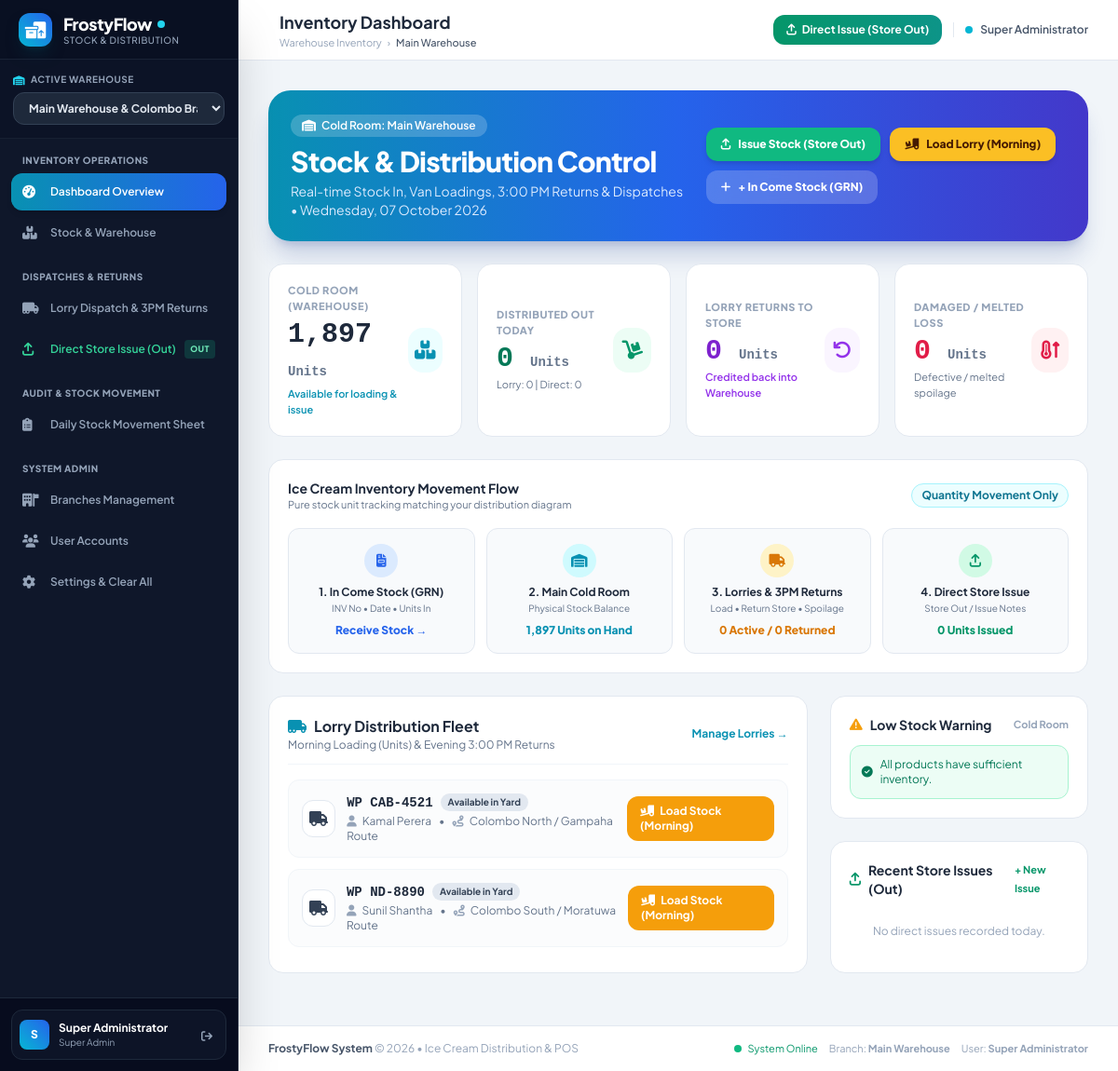
The page /dashboard.php (signed in) on the database as committed earlier.
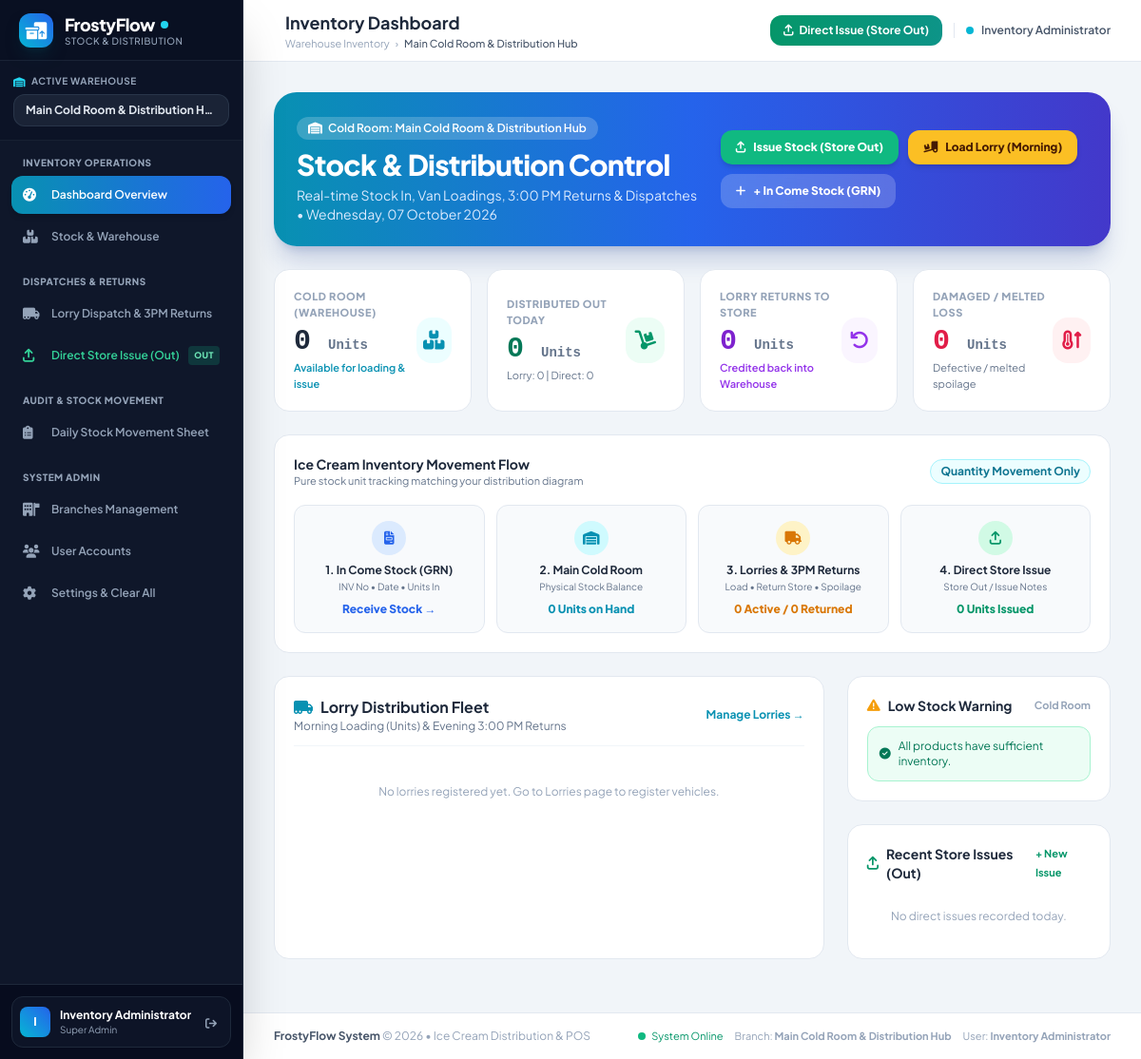
The same page on the database as committed later.
### tables this page shows
CREATE TABLE IF NOT EXISTS `lorries` (
    `id` INT AUTO_INCREMENT PRIMARY KEY,
    `branch_id` INT NOT NULL,
    `plate_no` VARCHAR(50) NOT NULL UNIQUE,
    `driver_name` VARCHAR(100) NOT NULL,
    `contact_no` VARCHAR(50) NULL,
    `route_name` VARCHAR(100) NULL,
    `status` ENUM('available', 'on_route', 'maintenance') DEFAULT 'available',
    `created_at` TIMESTAMP DEFAULT CURRENT_TIMESTAMP
);

CREATE TABLE IF NOT EXISTS `branches` (
    `id` INT AUTO_INCREMENT PRIMARY KEY,
    `name` VARCHAR(100) NOT NULL,
    `code` VARCHAR(20) NOT NULL UNIQUE,
    `address` VARCHAR(255) NULL,
    `phone` VARCHAR(50) NULL,
    `created_at` TIMESTAMP DEFAULT CURRENT_TIMESTAMP
);

### config/auth.php (called while the page is built, shortened)
<?php
function isLoggedIn() {
    return isset($_SESSION['user_id']) && !empty($_SESSION['user_id']);
}
function currentUser() {
    return [
        'id' => $_SESSION['user_id'],
        'name' => $_SESSION['user_name'] ?? 'User',
        'username' => $_SESSION['user_username'] ?? '',
        'role' => $_SESSION['user_role'] ?? 'cashier',
        'branch_id' => $_SESSION['active_branch_id'] ?? ($_SESSION['user_branch_id'] ?? 1),
        'assigned_branch_id' => $_SESSION['user_branch_id'] ?? 1,
        'branch_name' => $_SESSION['active_branch_name'] ?? 'Colombo Branch'
    ];
}

### dashboard.php (the view, shortened to what the changed rows need)
<?php
$pageTitle = "Inventory Dashboard";
require_once __DIR__ . '/config/auth.php';
$user = currentUser();
$branchId = $user['branch_id'];
$today = date('Y-m-d');
$stmt = $pdo->prepare("SELECT COALESCE(SUM(quantity), 0) FROM branch_stock WHERE branch_id = ?");
$stmt->execute([$branchId]);
$totalStoreStock = intval($stmt->fetchColumn());
$stmt = $pdo->prepare("SELECT l.*,
    (SELECT ld.status FROM lorry_dispatches ld WHERE ld.lorry_id = l.id AND ld.dispatch_date = ? ORDER BY ld.id DESC LIMIT 1) as today_status,
    (SELECT ld.id FROM lorry_dispatches ld WHERE ld.lorry_id = l.id AND ld.dispatch_date = ? ORDER BY ld.id DESC LIMIT 1) as active_dispatch_id,
    (SELECT ld.total_loaded_qty FROM lorry_dispatches ld WHERE ld.lorry_id = l.id AND ld.dispatch_date = ? ORDER BY ld.id DESC LIMIT 1) as today_loaded
    FROM lorries l WHERE l.branch_id = ? ORDER BY l.id ASC");
$stmt->execute([$today, $today, $today, $branchId]);
$branchLorries = $stmt->fetchAll();
require_once __DIR__ . '/includes/header.php';
?>
<div class="mb-6 bg-gradient-to-r from-cyan-600 via-blue-600 to-indigo-700 rounded-3xl p-6 text-white shadow-xl shadow-blue-900/20">
    <div class="flex flex-col md:flex-row md:items-center md:justify-between gap-4">
        <div>
            <div class="inline-flex items-center gap-1.5 px-3 py-1 rounded-full bg-white/20 backdrop-blur-md text-xs font-semibold mb-2">
                <i class="fa-solid fa-warehouse"></i> Cold Room: <?= htmlspecialchars($user['branch_name']) ?>
            </div>
            <h1 class="text-2xl sm:text-3xl font-black tracking-tight">Stock & Distribution Control</h1>
            <p class="text-blue-100 text-xs sm:text-sm mt-1">Real-time Stock In, Van Loadings, 3:00 PM Returns & Dispatches &bull; <?= date('l, d F Y') ?></p>
        </div>
    </div>
</div>
<div class="grid grid-cols-1 sm:grid-cols-2 lg:grid-cols-4 gap-4 mb-6">
    <div class="bg-white rounded-2xl p-5 border border-slate-200 shadow-xs flex items-center justify-between">
        <div>
            <p class="text-[11px] font-extrabold uppercase tracking-wider text-slate-400">Cold Room (Warehouse)</p>
            <h3 class="text-3xl font-black text-slate-800 mt-1 font-mono"><?= number_format($totalStoreStock) ?> <span class="text-sm font-semibold text-slate-500">Units</span></h3>
            <p class="text-[11px] text-cyan-600 mt-0.5 font-semibold">Available for loading & issue</p>
        </div>
    </div>
</div>
<div class="mb-6 bg-white border border-slate-200 rounded-2xl p-5 shadow-xs">
    <div class="grid grid-cols-2 md:grid-cols-4 gap-3 text-center">
        <a href="stock.php" class="p-4 rounded-xl bg-slate-50 hover:bg-cyan-50 border border-slate-200 hover:border-cyan-300 transition-all group">
            <div class="w-9 h-9 mx-auto rounded-full bg-cyan-100 text-cyan-600 flex items-center justify-center mb-2 group-hover:scale-110 transition-transform">
                <i class="fa-solid fa-warehouse text-sm"></i>
            </div>
            <div class="text-xs font-bold text-slate-800">2. Main Cold Room</div>
            <div class="text-[10px] text-slate-500 mt-0.5">Physical Stock Balance</div>
            <div class="mt-2 text-xs font-extrabold text-cyan-600"><?= number_format($totalStoreStock) ?> Units on Hand</div>
        </a>
    </div>
</div>
<div class="grid grid-cols-1 lg:grid-cols-3 gap-6 mb-6">
    <div class="lg:col-span-2 bg-white rounded-2xl p-5 border border-slate-200 shadow-xs">
        <div class="space-y-3">
            <?php if (empty($branchLorries)): ?>
                <div class="text-center py-6 text-slate-400 text-xs">No lorries registered yet. Go to Lorries page to register vehicles.</div>
            <?php else: ?>
                <?php foreach ($branchLorries as $lorry): ?>
                    <div class="flex flex-col sm:flex-row sm:items-center justify-between p-3.5 rounded-xl border border-slate-100 hover:border-slate-300 hover:shadow-xs transition-all bg-slate-50/50 gap-3">
                        <div class="flex items-center space-x-3">
                            <div class="w-10 h-10 rounded-xl bg-white border border-slate-200 flex items-center justify-center text-slate-700 shadow-xs">
                                <i class="fa-solid fa-truck text-base"></i>
                            </div>
                            <div>
                                <div class="flex items-center gap-2">
                                    <span class="font-extrabold text-sm text-slate-800 font-mono"><?= htmlspecialchars($lorry['plate_no']) ?></span>
                                    <?php if ($lorry['today_status'] === 'dispatched'): ?>
                                        <span class="px-2 py-0.5 text-[10px] font-bold rounded-full bg-amber-100 text-amber-800 border border-amber-200 flex items-center">
                                            <span class="w-1.5 h-1.5 rounded-full bg-amber-500 mr-1 animate-pulse"></span> On Route (<?= $lorry['today_loaded'] ?> Units)
                                        </span>
                                    <?php elseif ($lorry['today_status'] === 'settled'): ?>
                                        <span class="px-2 py-0.5 text-[10px] font-bold rounded-full bg-emerald-100 text-emerald-800 border border-emerald-200">
                                            <i class="fa-solid fa-check mr-1"></i> Returned & Settled
                                        </span>
                                    <?php else: ?>
                                        <span class="px-2 py-0.5 text-[10px] font-bold rounded-full bg-slate-200 text-slate-700">
                                            Available in Yard
                                        </span>
                                    <?php endif; ?>
                                </div>
                                <div class="text-xs text-slate-500 mt-0.5">
                                    <span><i class="fa-solid fa-user text-slate-400 mr-1"></i> <?= htmlspecialchars($lorry['driver_name']) ?></span>
                                    <span class="mx-1.5">&bull;</span>
                                    <span><i class="fa-solid fa-route text-slate-400 mr-1"></i> <?= htmlspecialchars($lorry['route_name'] ?: 'Distribution Route') ?></span>
                                </div>
                            </div>
                        </div>
                        <div class="flex items-center gap-2 sm:self-center">
                            <?php if ($lorry['today_status'] === 'dispatched'): ?>
                                <a href="lorry.php?action=settle&dispatch_id=<?= $lorry['active_dispatch_id'] ?>" class="px-3.5 py-2 bg-rose-600 hover:bg-rose-700 text-white rounded-xl text-xs font-bold shadow-xs">
                                    <i class="fa-solid fa-clock-rotate-left mr-1"></i> 3:00 PM Returns
                                </a>
                            <?php elseif ($lorry['today_status'] === 'settled'): ?>
                                <a href="lorry.php?view_dispatch=<?= $lorry['active_dispatch_id'] ?>" class="px-3 py-1.5 bg-slate-200 hover:bg-slate-300 text-slate-700 rounded-lg text-xs font-bold">
                                    View Return Sheet
                                </a>
                            <?php else: ?>
                                <a href="lorry.php?action=new_dispatch&lorry_id=<?= $lorry['id'] ?>" class="px-3.5 py-2 bg-amber-500 hover:bg-amber-600 text-white rounded-xl text-xs font-bold shadow-xs">
                                    <i class="fa-solid fa-truck-ramp-box mr-1"></i> Load Stock (Morning)
                                </a>
                            <?php endif; ?>
                        </div>
                    </div>
                <?php endforeach; ?>
            <?php endif; ?>
        </div>
    </div>
</div>
<?php require_once __DIR__ . '/includes/footer.php'; ?>

### includes/header.php (shortened to what the changed rows need)
<?php
require_once __DIR__ . '/../config/auth.php';
$user = currentUser();
$allBranches = [];
if ($user['role'] === 'super_admin') {
    global $pdo;
    $allBranches = $pdo->query("SELECT id, name, code FROM branches ORDER BY id ASC")->fetchAll();
}
?>
<!DOCTYPE html>
<html lang="en">
<head>
    <script src="https://cdn.tailwindcss.com"></script>
    <link rel="stylesheet" href="https://cdnjs.cloudflare.com/ajax/libs/font-awesome/6.4.0/css/all.min.css">
</head>
<body class="bg-slate-100 text-slate-800 min-h-screen flex flex-col antialiased">
    <aside id="mainSidebar" class="fixed inset-y-0 left-0 z-50 w-64 bg-slate-900 text-slate-200 flex flex-col justify-between transition-transform duration-300 transform -translate-x-full md:translate-x-0 shadow-2xl border-r border-slate-800 no-print">
        <div class="flex flex-col flex-1 overflow-hidden">
            <div class="p-3.5 border-b border-slate-800/60 bg-slate-950/20">
                <div class="text-[10px] font-bold uppercase tracking-wider text-slate-400 mb-1.5 flex items-center justify-between">
                    <span class="flex items-center">
                    </span>
                </div>
                <?php if ($user['role'] === 'super_admin' && count($allBranches) > 1): ?>
                    <select onchange="window.location.href='?switch_branch=' + this.value"
                            class="w-full bg-slate-800 hover:bg-slate-750 text-slate-200 text-xs font-bold rounded-xl px-3 py-2 border border-slate-700 focus:outline-none focus:ring-1 focus:ring-cyan-500 cursor-pointer">
                        <?php foreach ($allBranches as $b): ?>
                            <option value="<?= $b['id'] ?>" <?= $b['id'] == $user['branch_id'] ? 'selected' : '' ?>>
                                <?= htmlspecialchars($b['name']) ?>
                            </option>
                        <?php endforeach; ?>
                    </select>
                <?php else: ?>
                    <div class="text-xs font-bold text-slate-200 bg-slate-800/80 px-3 py-2 rounded-xl border border-slate-700/60 truncate">
                        <?= htmlspecialchars($user['branch_name']) ?>
                    </div>
                <?php endif; ?>
            </div>
        </div>
        <div class="p-3 border-t border-slate-800 bg-slate-950/60">
            <div class="flex items-center justify-between p-2 rounded-xl bg-slate-900/80 border border-slate-800">
                <div class="flex items-center space-x-2.5 min-w-0">
                    <div class="w-8 h-8 rounded-lg bg-gradient-to-tr from-cyan-500 to-blue-600 text-white font-extrabold flex items-center justify-center text-xs flex-shrink-0">
                        <?= strtoupper(substr($user['name'], 0, 1)) ?>
                    </div>
                    <div class="min-w-0 flex-1">
                        <div class="text-xs font-bold text-white truncate"><?= htmlspecialchars($user['name']) ?></div>
                        <div class="text-[10px] text-slate-400 capitalize truncate"><?= str_replace('_', ' ', $user['role']) ?></div>
                    </div>
                </div>
            </div>
        </div>
    </aside>
    <div class="md:pl-64 flex flex-col flex-1 min-h-screen print-full-width">
        <header class="bg-white border-b border-slate-200 sticky top-0 z-30 shadow-xs no-print">
            <div class="px-4 sm:px-6 lg:px-8 h-16 flex items-center justify-between">
                <div class="flex items-center space-x-3">
                    <div>
                        <h2 class="text-base sm:text-lg font-bold text-slate-800 leading-tight">
                            <?= isset($pageTitle) ? htmlspecialchars($pageTitle) : 'Overview' ?>
                        </h2>
                        <div class="hidden sm:flex items-center space-x-1.5 text-[11px] text-slate-400">
                            <span>Warehouse Inventory</span>
                            <span>&rsaquo;</span>
                            <span class="text-slate-600 font-medium"><?= htmlspecialchars($user['branch_name']) ?></span>
                        </div>
                    </div>
                </div>
                <div class="flex items-center space-x-2 sm:space-x-3">
                    <div class="hidden sm:flex items-center pl-3 border-l border-slate-200 space-x-2">
                        <span class="inline-block w-2 h-2 rounded-full bg-cyan-500 animate-pulse"></span>
                        <span class="text-xs text-slate-600 font-semibold"><?= htmlspecialchars($user['name']) ?></span>
                    </div>
                </div>
            </div>
        </header>
        <main class="flex-1 p-4 sm:p-6 lg:p-8 w-full">

### includes/footer.php (shortened to what the changed rows need)
        </main>
        <footer class="bg-white border-t border-slate-200 mt-auto py-4 text-center text-xs text-slate-400 no-print">
            <div class="px-4 sm:px-6 lg:px-8 flex flex-col sm:flex-row justify-between items-center gap-2">
                <div class="flex items-center space-x-3 text-[11px]">
                    <span>Branch: <strong><?= htmlspecialchars($user['branch_name'] ?? 'Main') ?></strong></span>
                    <span>User: <strong><?= htmlspecialchars($user['name'] ?? 'Admin') ?></strong></span>
                </div>
            </div>
        </footer>
    </div>
</body>
</html>

Rows that differ between the two databases and show on the page:
removed lorries: plate_no "WP CAB-4521", driver_name "Kamal Perera", route_name "Colombo North / Gampaha Route"
removed lorries: plate_no "WP ND-8890", driver_name "Sunil Shantha", route_name "Colombo South / Moratuwa Route"
now on this page (row edited): branches: name "Main Cold Room & Distribution H…", name "Main Cold Room & Distribution Hub"
Other text that changed with them:
substr($user['name'], 0, 1): "S" → "I"
$user['name']: "Super Administrator" → "Inventory Administrator"
$totalStoreStock: "1,897" → "0"
form field value: "Main Warehouse & Colombo Branch" → (not shown)
$user['branch_name']: "Main Warehouse" → (not shown)
text now shown: "No lorries registered yet. Go to Lorries page to register vehicles."
